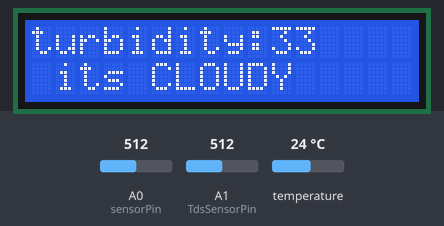
The sketch below on a simulated Arduino Uno, built with avr-gcc and run on an emulated ATmega328P. On the bench: 16×2 character LCD. The test bench sets the inputs (shaded band); at power-on: A0 (sensorPin) = 512, temperature 24 °C, A1 (TdsSensorPin) = 512. What the sketch prints to the serial monitor is not drawn.

Above: at 2.2 s.
2.3 s: A0 (sensorPin) set to 716
At 5.3 s:
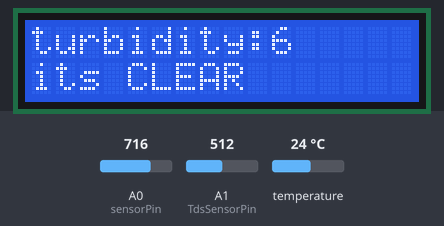
6.2 s: A0 (sensorPin) set to 306
At 9.2 s:
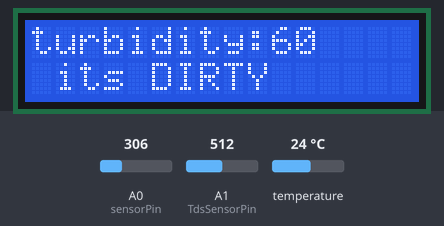
13.4 s: temperature set to 12 °C
At 14.9 s:
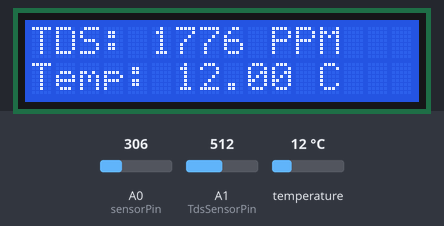
15.6 s: A1 (TdsSensorPin) set to 716
At 18.3 s:
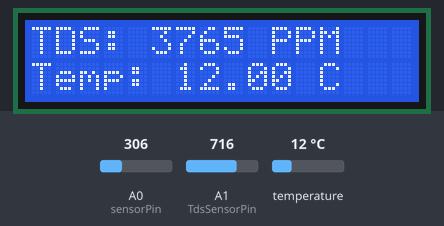
18.8 s: temperature set to 19 °C
At 21.6 s:
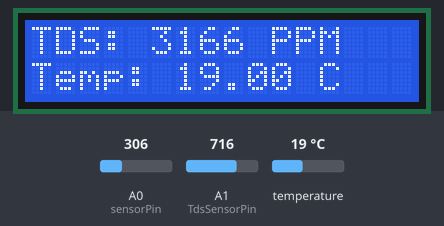
22.3 s: A0 (sensorPin) set to 900
At 22.55 s:
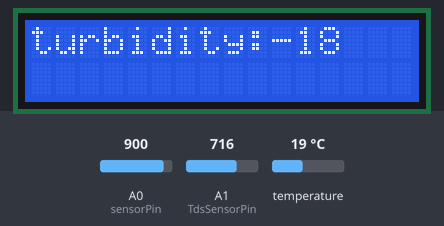
Timing chart, 0 to 25.3 s (numbered marks = the images above; inputs shaded):
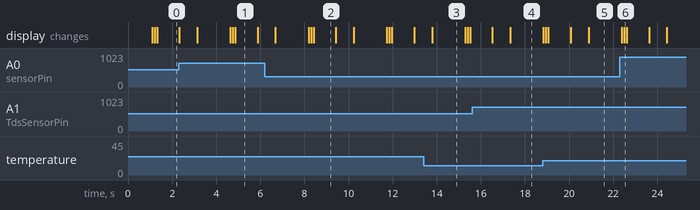

The sketch:

WATER_QUALITY_OBSERVATION.ino
```cpp
//MD MAHBUB ALI

#include <GravityTDS.h>
#include <EEPROM.h>
#include "GravityTDS.h"
#include <OneWire.h>
#include <DallasTemperature.h>
#include <LiquidCrystal_I2C.h>
LiquidCrystal_I2C lcd(0x27, 2, 16);
#define ONE_WIRE_BUS 6 //DS18B20 sensor
#define TdsSensorPin A1 //TDS sensor

OneWire oneWire(ONE_WIRE_BUS);
GravityTDS gravityTds;

DallasTemperature sensors(&oneWire);

float tdsValue = 0;
int turbidity;
int sensorPin = A0; //TURBIDITY sensor
int sensorValue;

void setup()
{
  Serial.begin(9600);
  lcd.begin();
  lcd.setCursor(0, 0);
  lcd.print("WATER QUALITY");
  delay(1000);
  lcd.clear();
  sensors.begin();
  gravityTds.setPin(TdsSensorPin);
  gravityTds.setAref(5.0);
  gravityTds.setAdcRange(1024);
  gravityTds.begin();


}
void loop() {

turbiditty();
turbiditty_show();

delay(1000);
lcd.clear();
tds_temp();
tds_temp_show();
lcd.clear();
}


void turbiditty()
{  sensorValue = analogRead(sensorPin);
  Serial.println(sensorValue);
   turbidity = map(sensorValue, 0, 760, 100, 0); // if sensorValue is equal 0 and 760, turbidity will show 100 and 0 respectively
  delay(100);
}

void turbiditty_show()
{
  lcd.setCursor(0, 0);
  lcd.print("turbidity:");
  lcd.print("   ");
  lcd.setCursor(10, 0);
  lcd.print(turbidity);
  delay(100);

  if (turbidity < 20) {
    lcd.setCursor(0, 1);
    lcd.print("its CLEAR");
  }
  if (turbidity < 0) {
    turbidity = 0;
    lcd.setCursor(0, 1);
    lcd.print("its CLEAR");
  }
  if ((turbidity > 20) && (turbidity < 50)) {

    lcd.setCursor(0, 1);
    lcd.print(" its CLOUDY ");
  }
  if (turbidity > 50) {

    lcd.setCursor(0, 1);
    lcd.print(" its DIRTY ");
  }
  }


void tds_temp()
{ sensors.requestTemperatures();

  gravityTds.setTemperature(sensors.getTempCByIndex(0));
  gravityTds.update();
  tdsValue = gravityTds.getTdsValue();

  Serial.print(tdsValue, 0);
  Serial.println("ppm");
  Serial.print("Temperature is: ");
  Serial.println(sensors.getTempCByIndex(0));
}

void tds_temp_show()

{

  lcd.setCursor(0, 0);
  lcd.print("TDS: ");
  lcd.print(tdsValue, 0);
  lcd.print(" PPM");

  lcd.setCursor(0, 1);
  lcd.print("Temp: ");
  lcd.print(sensors.getTempCByIndex(0));
  lcd.print(" C");

  delay(1500);
  }
```

Measured:
- what the display in image 1 shows lasts 1.0 s, from 4.9 s to 5.9 s
- what the display in image 3 shows lasts 1.5 s, from 13.8 s to 15.3 s
